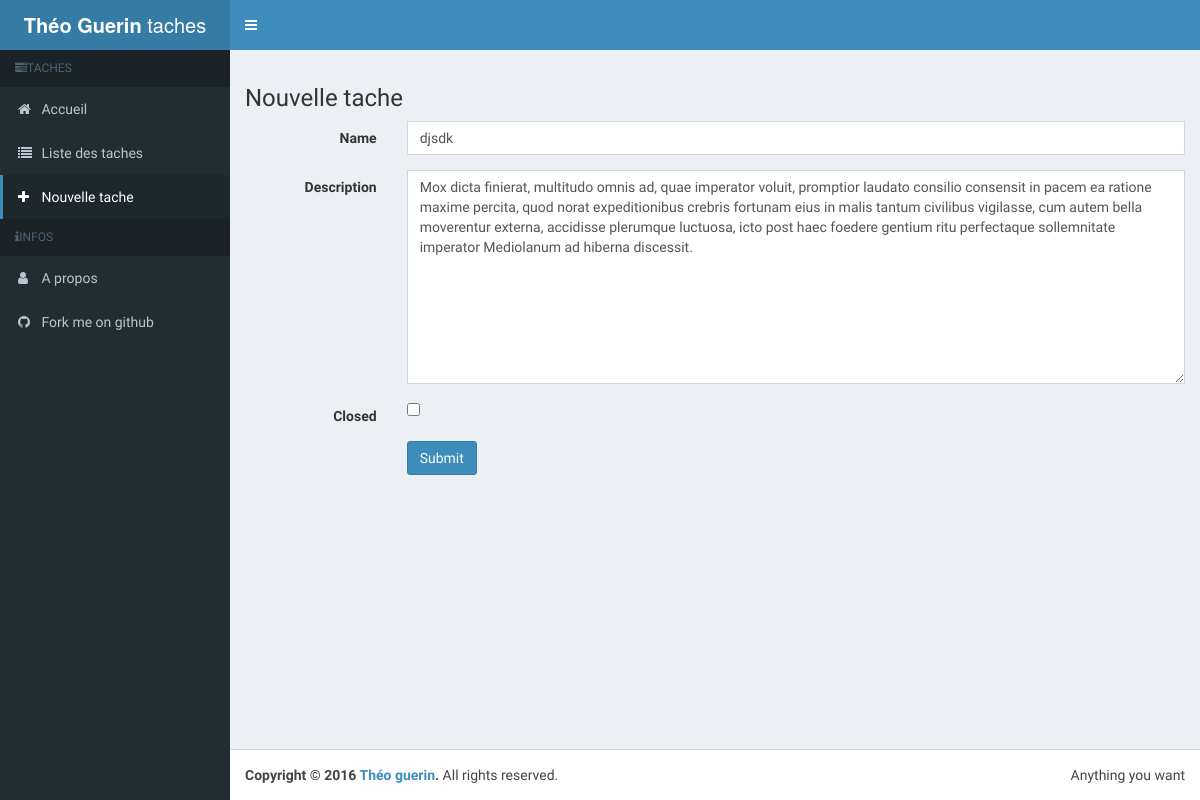
/editTask/djsdk, run on the app's committed database.
### lesTaches/models.py (models this page shows, shortened)
class Task(models.Model):
    name = models.CharField(max_length=250,unique=True)
    description = models.TextField()
    createdDate = models.DateField(auto_now_add=True)
    closed = models.BooleanField(default=False)

### lesTaches/views.py (the view)
# urls.py: url(r'^editTask/(?P<name>.+)$',views.editTask,name="edit_task"),
def editTask(request,name):
    task = Task.objects.get(name = name)
    if request.method == 'POST':
        form = TaskForm(request.POST,instance=task)
        if form.is_valid():
            form.save()
            return HttpResponseRedirect(reverse('task_list'))
    else:
        form = TaskForm(instance=task)
        return render(request,'lesTaches/forms/task.html',{"form":form})

### lesTaches/forms.py
class TaskForm(ModelForm):
    class Meta:
        model = Task
        fields = ("name", "description", "closed")

### templates/lesTaches/forms/task.html (shortened to what this page needs)
{% extends "layout.html" %}
{% block content %}
<h3>Nouvelle tache</h3>
{% load i18n widget_tweaks %}
<form class="form-horizontal" role="form" action="" method="post">
    {% for field in form %}
        {% if field.errors %}
            <div class="form-group has-error">
                <label class="col-sm-2 control-label" for="id_{{ field.name }}">{{ field.label }}</label>
                <div class="col-sm-10">
                    {% if field.label != "Closed" %}
                    {{ field|attr:"class:form-control" }}
                    {% else %}
                    {{ field }}
                    {% endif %}
                    <span class="help-block">
                        {% for error in  field.errors %}{{ error }}{% endfor %}
                    </span>
                </div>
            </div>
        {% else %}
            <div class="form-group">
                <label class="col-sm-2 control-label" for="id_{{ field.name }}">{{ field.label }}</label>
                <div class="col-sm-10">
                    {% if field.label != "Closed" %}
                    {{ field|attr:"class:form-control" }}
                    {% else %}
                    {{ field }}
                    {% endif %}
                </div>
            </div>
        {% endif %}
    {% endfor %}
    <div class="form-group">
        <div class="col-sm-offset-2 col-sm-10">
            <button type="submit" id="submit" class="btn btn-primary">{% trans "Submit" %}</button>
        </div>
    </div>
</form>
{% endblock %}

### data on the page
Task: form "djsdk" "Mox dicta finierat, multitudo omnis ad, quae imperator voluit, promptior laudato consilio consensit in pacem ea ratione maxime percita, quod norat expeditionibus crebris fortunam eius in malis tantum civilibus vigilasse, cum autem bella moverentur externa, accidisse plerumque luctuosa, icto post haec foedere gentium ritu perfectaque sollemnitate imperator Mediolanum ad hiberna discessit."

### other printed values
{{ field.label }} "Name" "Description" "Closed"
